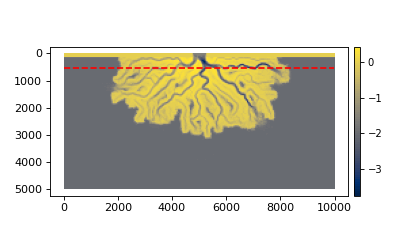

Python code for this plot:
golfcube = spl.sample_data.golf()
golfcube.register_section("demo", spl.section.StrikeSection(distance_idx=10))

fig, ax = plt.subplots(figsize=(5, 3))
golfcube.quick_show("eta", idx=-1, ax=ax, ticks=True)
ax.plot(
    golfcube.sections["demo"].trace[:, 0], golfcube.sections["demo"].trace[:, 1], "r--"
)
